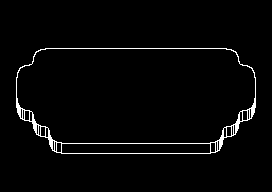

A level layout from a 2D game, rendered from its tile map. Below: a short description, then the map file with its tile-grid data intact:
An orthogonal 17x12 tile map with 16x16 px tiles, 2 tile layers (main, top), 6 tilesets and 5 objects (3x node).

<map version="1.10" tiledversion="1.11.0" orientation="orthogonal" renderorder="right-down" width="17" height="12" tilewidth="16" tileheight="16" infinite="0" nextlayerid="6" nextobjectid="173">
 <tileset firstgid="1" source="../tilesets/terrain.tsx" />
 <tileset firstgid="145" source="../tilesets/overworld.tsx" />
 <tileset firstgid="209" source="../tilesets/foliage.tsx" />
 <tileset firstgid="225" source="../tilesets/dark_light.tsx" />
 <tileset firstgid="3285" source="../tilesets/stone.tsx" />
 <tileset firstgid="3301" source="../tilesets/overworld_objects.tsx" />
 <layer id="1" name="main" width="17" height="12">
  <data encoding="csv">
0,0,0,0,0,0,0,0,0,0,0,0,0,0,0,0,0,
0,0,0,0,0,0,0,0,0,0,0,0,0,0,0,0,0,
0,0,0,0,0,0,0,0,0,0,0,0,0,0,0,0,0,
0,0,340,341,341,341,341,341,341,341,341,341,341,341,342,0,0,
0,340,311,311,311,311,311,311,311,311,311,311,311,311,311,342,0,
0,425,311,311,311,311,311,311,311,311,311,311,311,311,311,427,0,
0,510,311,311,311,311,311,311,311,311,311,311,311,311,311,512,0,
0,595,510,311,311,311,311,311,311,311,311,311,311,311,512,597,0,
0,0,595,510,511,511,511,511,511,511,511,511,511,512,597,0,0,
0,0,0,595,596,596,596,596,596,596,596,596,596,597,0,0,0,
0,0,0,0,0,0,0,0,0,0,0,0,0,0,0,0,0,
0,0,0,0,0,0,0,0,0,0,0,0,0,0,0,0,0
</data>
 </layer>
 <layer id="2" name="top" width="17" height="12">
  <data encoding="csv">
0,0,0,0,0,0,0,0,0,0,0,0,0,0,0,0,0,
0,0,0,0,0,0,0,0,0,0,0,0,0,0,0,0,0,
0,0,0,0,0,0,0,0,0,0,0,0,0,0,0,0,0,
0,0,0,0,0,0,0,0,0,0,0,0,0,0,0,0,0,
0,0,0,0,0,0,0,0,0,0,0,0,0,0,0,0,0,
0,0,0,0,0,0,0,0,0,0,0,0,0,0,0,0,0,
0,0,0,0,0,0,0,0,0,0,0,0,0,0,0,0,0,
0,0,0,0,0,0,0,0,0,0,0,0,0,0,0,0,0,
0,0,0,0,0,0,0,0,0,0,0,0,0,0,0,0,0,
0,0,0,0,0,0,0,0,0,0,0,0,0,0,0,0,0,
0,0,0,0,0,0,0,0,0,0,0,0,0,0,0,0,0,
0,0,0,0,0,0,0,0,0,0,0,0,0,0,0,0,0
</data>
 </layer>
 <objectgroup id="3" name="nodes">
  <object id="168" name="node" x="64" y="96" width="16" height="16">
   <properties>
    <property name="right" value="1" />
    <property name="stage" type="int" value="0" />
   </properties>
  </object>
  <object id="169" name="node" x="128" y="96" width="16" height="16">
   <properties>
    <property name="left" value="1r" />
    <property name="right" value="2" />
    <property name="stage" type="int" value="1" />
   </properties>
  </object>
  <object id="170" name="node" x="192" y="96" width="16" height="16">
   <properties>
    <property name="left" value="2r" />
    <property name="stage" type="int" value="2" />
   </properties>
  </object>
 </objectgroup>
 <objectgroup id="4" name="paths">
  <object id="171" x="64" y="96">
   <properties>
    <property name="end" type="int" value="1" />
    <property name="path_id" type="int" value="1" />
    <property name="start" type="int" value="0" />
   </properties>
   <polygon points="0,0 0,-32 64,-32 64,0" />
  </object>
  <object id="172" x="128" y="96">
   <properties>
    <property name="end" type="int" value="2" />
    <property name="path_id" type="int" value="2" />
    <property name="start" type="int" value="1" />
   </properties>
   <polygon points="0,0 0,-32 64,-32 64,0" />
  </object>
 </objectgroup>
 <objectgroup id="5" name="objects" />
</map>
